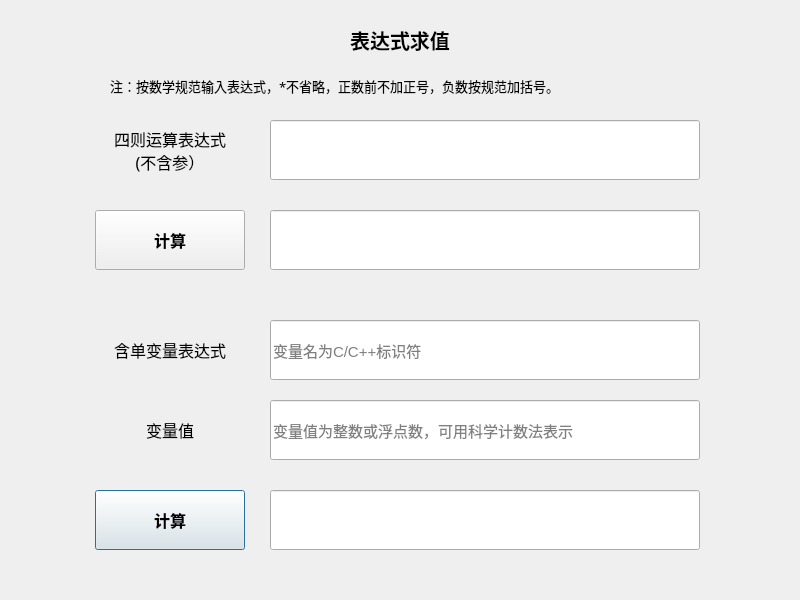
<?xml version="1.0" encoding="UTF-8"?>
<ui version="4.0">
 <class>Myexpression</class>
 <widget class="QDialog" name="Myexpression">
  <property name="geometry">
   <rect>
    <x>0</x>
    <y>0</y>
    <width>800</width>
    <height>600</height>
   </rect>
  </property>
  <property name="windowTitle">
   <string>Dialog</string>
  </property>
  <widget class="QLabel" name="label">
   <property name="geometry">
    <rect>
     <x>300</x>
     <y>20</y>
     <width>200</width>
     <height>40</height>
    </rect>
   </property>
   <property name="font">
    <font>
     <family>微软雅黑</family>
     <pointsize>15</pointsize>
     <weight>75</weight>
     <bold>true</bold>
    </font>
   </property>
   <property name="text">
    <string>表达式求值</string>
   </property>
   <property name="alignment">
    <set>Qt::AlignCenter</set>
   </property>
  </widget>
  <widget class="QLabel" name="label_2">
   <property name="geometry">
    <rect>
     <x>90</x>
     <y>120</y>
     <width>160</width>
     <height>60</height>
    </rect>
   </property>
   <property name="font">
    <font>
     <family>微软雅黑</family>
     <pointsize>12</pointsize>
    </font>
   </property>
   <property name="text">
    <string>四则运算表达式
(不含参）</string>
   </property>
   <property name="alignment">
    <set>Qt::AlignCenter</set>
   </property>
  </widget>
  <widget class="QLineEdit" name="ExpEdit1">
   <property name="geometry">
    <rect>
     <x>270</x>
     <y>120</y>
     <width>430</width>
     <height>60</height>
    </rect>
   </property>
   <property name="font">
    <font>
     <pointsize>11</pointsize>
    </font>
   </property>
  </widget>
  <widget class="QLabel" name="label_3">
   <property name="geometry">
    <rect>
     <x>90</x>
     <y>320</y>
     <width>160</width>
     <height>60</height>
    </rect>
   </property>
   <property name="font">
    <font>
     <family>微软雅黑</family>
     <pointsize>12</pointsize>
    </font>
   </property>
   <property name="text">
    <string>含单变量表达式</string>
   </property>
   <property name="alignment">
    <set>Qt::AlignCenter</set>
   </property>
  </widget>
  <widget class="QLineEdit" name="ExpEdit2">
   <property name="geometry">
    <rect>
     <x>270</x>
     <y>320</y>
     <width>430</width>
     <height>60</height>
    </rect>
   </property>
   <property name="font">
    <font>
     <pointsize>11</pointsize>
    </font>
   </property>
   <property name="placeholderText">
    <string>变量名为C/C++标识符</string>
   </property>
  </widget>
  <widget class="QLabel" name="label_4">
   <property name="geometry">
    <rect>
     <x>90</x>
     <y>400</y>
     <width>160</width>
     <height>60</height>
    </rect>
   </property>
   <property name="font">
    <font>
     <family>微软雅黑</family>
     <pointsize>12</pointsize>
    </font>
   </property>
   <property name="text">
    <string>变量值</string>
   </property>
   <property name="alignment">
    <set>Qt::AlignCenter</set>
   </property>
  </widget>
  <widget class="QLineEdit" name="ValueEdit">
   <property name="geometry">
    <rect>
     <x>270</x>
     <y>400</y>
     <width>430</width>
     <height>60</height>
    </rect>
   </property>
   <property name="font">
    <font>
     <pointsize>11</pointsize>
    </font>
   </property>
   <property name="placeholderText">
    <string>变量值为整数或浮点数，可用科学计数法表示</string>
   </property>
  </widget>
  <widget class="QPushButton" name="CalButton2">
   <property name="geometry">
    <rect>
     <x>95</x>
     <y>490</y>
     <width>150</width>
     <height>60</height>
    </rect>
   </property>
   <property name="font">
    <font>
     <family>微软雅黑</family>
     <pointsize>12</pointsize>
     <weight>75</weight>
     <bold>true</bold>
    </font>
   </property>
   <property name="text">
    <string>计算</string>
   </property>
  </widget>
  <widget class="QLineEdit" name="ResultEdit1">
   <property name="geometry">
    <rect>
     <x>270</x>
     <y>210</y>
     <width>430</width>
     <height>60</height>
    </rect>
   </property>
   <property name="font">
    <font>
     <pointsize>11</pointsize>
    </font>
   </property>
  </widget>
  <widget class="QPushButton" name="CalButton1">
   <property name="geometry">
    <rect>
     <x>95</x>
     <y>210</y>
     <width>150</width>
     <height>60</height>
    </rect>
   </property>
   <property name="font">
    <font>
     <family>微软雅黑</family>
     <pointsize>12</pointsize>
     <weight>75</weight>
     <bold>true</bold>
    </font>
   </property>
   <property name="text">
    <string>计算</string>
   </property>
  </widget>
  <widget class="QLineEdit" name="ResultEdit2">
   <property name="geometry">
    <rect>
     <x>270</x>
     <y>490</y>
     <width>430</width>
     <height>60</height>
    </rect>
   </property>
   <property name="font">
    <font>
     <pointsize>11</pointsize>
    </font>
   </property>
  </widget>
  <widget class="QLabel" name="label_5">
   <property name="geometry">
    <rect>
     <x>110</x>
     <y>70</y>
     <width>581</width>
     <height>31</height>
    </rect>
   </property>
   <property name="font">
    <font>
     <family>微软雅黑</family>
     <pointsize>10</pointsize>
    </font>
   </property>
   <property name="text">
    <string>注：按数学规范输入表达式，*不省略，正数前不加正号，负数按规范加括号。</string>
   </property>
  </widget>
 </widget>
 <resources/>
 <connections/>
</ui>
